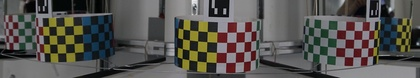
%> input picture Calibration/100MSDCF/_DSC0077Cut.JPG, 420 x 78 px, shrunk from 4312 x 800 before the run
$ octave --eval "result = createRedMask(imread('_DSC0077Cut.JPG'));"   (GNU Octave 9; MATLAB toolbox functions it lacks are replaced by stand-ins)
%> lines starting %> are read from the running program, lines starting %| are printed output that depends on the picture; in (x1, y1, x2, y2) boxes, pixels count from 0 and x2, y2 are one past the last pixel; in counts of white or black regions, pixels touching at a corner belong together; the program's own positions count from 1
function [BW,inv_BW, maskedRGBImage] = createRedMask(RGB)
%createMask  Threshold RGB image using auto-generated code from colorThresholder app.
%  [BW,MASKEDRGBIMAGE] = createMask(RGB) thresholds image RGB using
%  auto-generated code from the colorThresholder App. The colorspace and
%  minimum/maximum values for each channel of the colorspace were set in the
%  App and result in a binary mask BW and a composite image maskedRGBImage,
%  which shows the original RGB image values under the mask BW.

% Auto-generated by colorThresholder app on 08-Oct-2016
%------------------------------------------------------


% Convert RGB image to chosen color space
I = rgb2hsv(RGB);
%> I: size 78x420x3 double; mean H, S, V 0.43, 0.203, 0.357

% Define thresholds for channel 1 based on histogram settings
channel1Min = 0.929;
channel1Max = 0.042;

% Define thresholds for channel 2 based on histogram settings
channel2Min = 0.262;
channel2Max = 0.849;

% Define thresholds for channel 3 based on histogram settings
channel3Min = 0.231;
channel3Max = 0.388;

% Create mask based on chosen histogram thresholds
BW = ( (I(:,:,1) >= channel1Min) | (I(:,:,1) <= channel1Max) ) & ...
     (I(:,:,2) >= channel2Min ) & (I(:,:,2) <= channel2Max) & ...
     (I(:,:,3) >= channel3Min ) & (I(:,:,3) <= channel3Max);
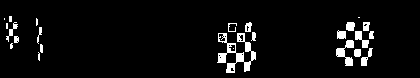
%> BW: size 78x420 logical; 4.9% white; 24 white regions (8 under 20 px), largest, box (x1, y1, x2, y2) and area: (217, 33, 256, 73) 572, (336, 40, 354, 66) 208, (355, 31, 369, 48) 114

% Initialize output masked image based on input image.
maskedRGBImage = RGB;
%> maskedRGBImage is the input picture: size 78x420x3 uint8; mean R, G, B 86.6, 84.5, 80.1

% Set background pixels where BW is false to zero.
BW = bwareaopen(BW, 200);
%> BW: size 78x420 logical; 2.4% white; 2 white regions, box (x1, y1, x2, y2) and area: (217, 33, 256, 73) 572, (336, 40, 354, 66) 208
maskedRGBImage(repmat(~BW,[1 1 3])) = 0;
R = maskedRGBImage(:,:,1);
G = maskedRGBImage(:,:,2);
B = maskedRGBImage(:,:,3);
R(BW) = 255;
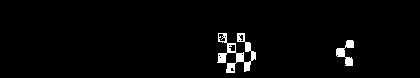
%> R: size 78x420 uint8; 2.4% white; 2 white regions, box (x1, y1, x2, y2) and area: (217, 33, 256, 73) 572, (336, 40, 354, 66) 208
G(BW) = 0;
%> G: size 78x420 uint8; every value is 0
B(BW) = 0;
maskedRGBImage(:,:,1)=R;
%> maskedRGBImage: size 78x420x3 uint8; mean H, S, V 6.1, 0.6, 0.7
maskedRGBImage(:,:,2)=G;
%> maskedRGBImage: size 78x420x3 uint8; mean H, S, V 6.1, 0, 0.7
maskedRGBImage(:,:,3)=B;
%> maskedRGBImage: size 78x420x3 uint8; mean H, S, V 6.1, 0, 0

split = sum(BW);
%> split = 420 values, max 20 at index 228, min 0 at index 1, mean 1.86
split = find(split~=0);
%> split = 57 values from 218 to 354
x = []; x(1,1) = split(1); k = 1;
for i=2:size(split,2)
    if(abs(split(i-1)-split(i))>1)
        x(k,2) = split(i-1);
        x(k+1,1) = split(i);
        k = k+1;
    end
end
%> this loop made 56 passes
%> k on pass 39: 2
%> after the loop, x = [218 256; 337 0]
x(k,2) = split(end); y = [];
for i = 1:size(x,1)
    bw_cut = BW(:,x(i,1):x(i,2),:);
    bw_cut = sum(bw_cut');
    idx = find(bw_cut~=0);
    y = [y; min(idx),max(idx)];
end
%> this loop made 2 passes
%> y on passes 1 to 2: [34 73], [34 73; 41 66]
%> pass 1, in createRedMask, `bw_cut = BW(:,x(i,1):x(i,2),:);`:
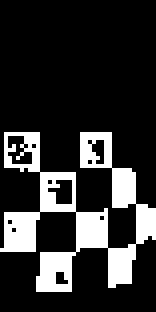
%> bw_cut: size 78x39 logical (shown 4 times larger); 18.8% white; 1 white region, box (x1, y1, x2, y2) and area: (0, 33, 39, 73) 572
inv_BW = logical(zeros(size(maskedRGBImage,1),size(maskedRGBImage,2)));
for i = 1:size(x,1)
    mask = logical(zeros(size(maskedRGBImage,1),size(maskedRGBImage,2)));
    mask(y(i,1):y(i,2),x(i,1):x(i,2))=true;
    mask = ~BW&mask;
    image = rgb2gray(RGB);
    square = image.*uint8(mask);
    square =  square(y(i,1):y(i,2),x(i,1):x(i,2));
    level = graythresh(square);
    square_bw = im2bw(square,level);
    white = sum(sum(square_bw));
    black = size(square_bw,1)*size(square_bw,2)-white;
    if(white>black) % Controllare
        inv_BW(mask) = 255;
    else
        inv_BW(mask) = 0;
    end
end
%> this loop made 2 passes
%> (level, white, black) on passes 1 to 2: (0.284, 854, 706), (0.208, 252, 216)
%> pass 1, in createRedMask, `square =  square(y(i,1):y(i,2),x(i,1):x(i,2));`:
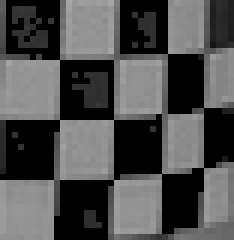
%> square: size 40x39 uint8 (shown 6 times larger); min 0, max 165, mean 78.1
%> after the loop: inv_BW: size 78x420 logical; 3.8% white; 13 white regions (9 under 20 px), largest, box (x1, y1, x2, y2) and area: (217, 33, 256, 73) 909, (336, 40, 354, 66) 259, (219, 34, 225, 41) 27, (229, 45, 235, 51) 25
%> after the loop:
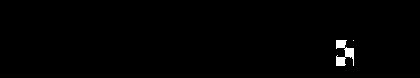
%> mask: size 78x420 logical; 0.79% white; 2 white regions (1 under 20 px), largest, box (x1, y1, x2, y2) and area: (336, 40, 354, 66) 259

centers = zeros(5,5,2,size(x,1));
for i = 1:size(x,1)
    color = BW(y(i,1):y(i,2),x(i,1):x(i,2));
    se = strel('disk', 3);
    color = imclose(color,se);
    vline = zeros(5,size(color,2));
    d = size(color,1); j=1;
    for k=floor(d/10):2*floor(d/10):d
        centers(j,:,2,:) = k;
        vline(j,:) = color(k,:);
        idx = find(vline(j,:)~=0);
        xx = []; xx(1,1) = idx(1); kk = 1;
        for jj=2:size(idx,2)
            if(abs(idx(jj-1)-idx(jj))>1)
                xx(kk,2) = idx(jj-1);
                xx(kk+1,1) = idx(jj);
                kk = kk+1;
            end
        end
        xx(kk,2) = idx(end);
        for jj=1:size(xx,1)
            centers(j,jj,1,i) = 0.5*(xx(jj,2)-xx(jj,1))+xx(jj,1);
        end
        j = j+1;
    end
end
%> this loop made 2 passes
%> (se, d) on passes 1 to 2: ({Dimensionality 2}, 40), ({Dimensionality 2}, 26)
%> after the loop, xx = [10 17]

for i = 1:size(x,1)
    color = BW(y(i,1):y(i,2),x(i,1):x(i,2));
    imshow(color); hold on;
    for k=1:5
        for j=1:5
            scatter(centers(k,j,1,i),centers(k,j,2,i))
        end
    end
    pause
    close all;
end
%> this loop made 2 passes
%> pass 1, in createRedMask, `imshow(color)`:
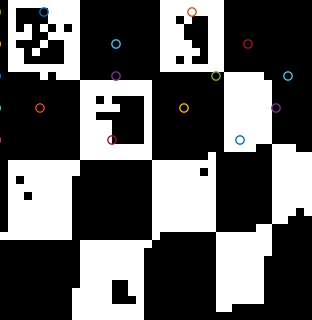
%> figure redrawn from the program's plot data; shown 8 times larger
%> pass 2, in createRedMask, `imshow(color)`:
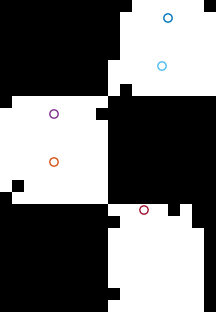
%> figure redrawn from the program's plot data; shown 12 times larger


for i = 1:size(x,1)
    color = BW(y(i,1):y(i,2),x(i,1):x(i,2));
    dim = size(color,1);
    j = size(centers,2);
    for k=1:size(centers,2)
        x_axis = [centers(1,k,1,i), centers(3,k,1,i), centers(5,k,1,i)];
        y_axis = [centers(1,k,2,i), centers(3,k,2,i), centers(5,k,2,i)];
        if(sum(x_axis)>0 && k<=j)
            xq_axis = 0:0.001:dim;
            line = pchip(x_axis,y_axis,xq_axis);
            line2 = abs(centers(2,k,2,i)-line);
            val = min(line2);
            idx = find(line2==val);
            centers(2,j,1,i) = xq_axis(idx);
            line2 = abs(centers(4,k,2,i)-line);
            val = min(line2);
            idx = find(line2==val);
            centers(4,j,1,i) = xq_axis(idx);
        end
        x_axis = [centers(2,k,1,i), centers(4,k,1,i)];
        y_axis = [centers(2,k,2,i), centers(4,k,2,i)];
        if(sum(x_axis)>0  && k<=j)
            xq_axis = 0:0.001:dim;
            line = pchip(x_axis,y_axis,xq_axis);

            line2 = abs(centers(1,k,2,i)-line);
            val = min(line2);
            idx = find(line2==val);
            centers(1,j,1,i) = xq_axis(idx);

            line2 = abs(centers(3,k,2,i)-line);
            val = min(line2);
            idx = find(line2==val);
            centers(3,j,1,i) = xq_axis(idx);

            line2 = abs(centers(5,k,2,i)-line);
            val = min(line2);
            idx = find(line2==val);
            centers(5,j,1,i) = xq_axis(idx);
        end
        j = j-1;
    end
end
%> this loop made 1 pass
%> dim on pass 1: 40


disp('ciao');
%> (the run ends here)
